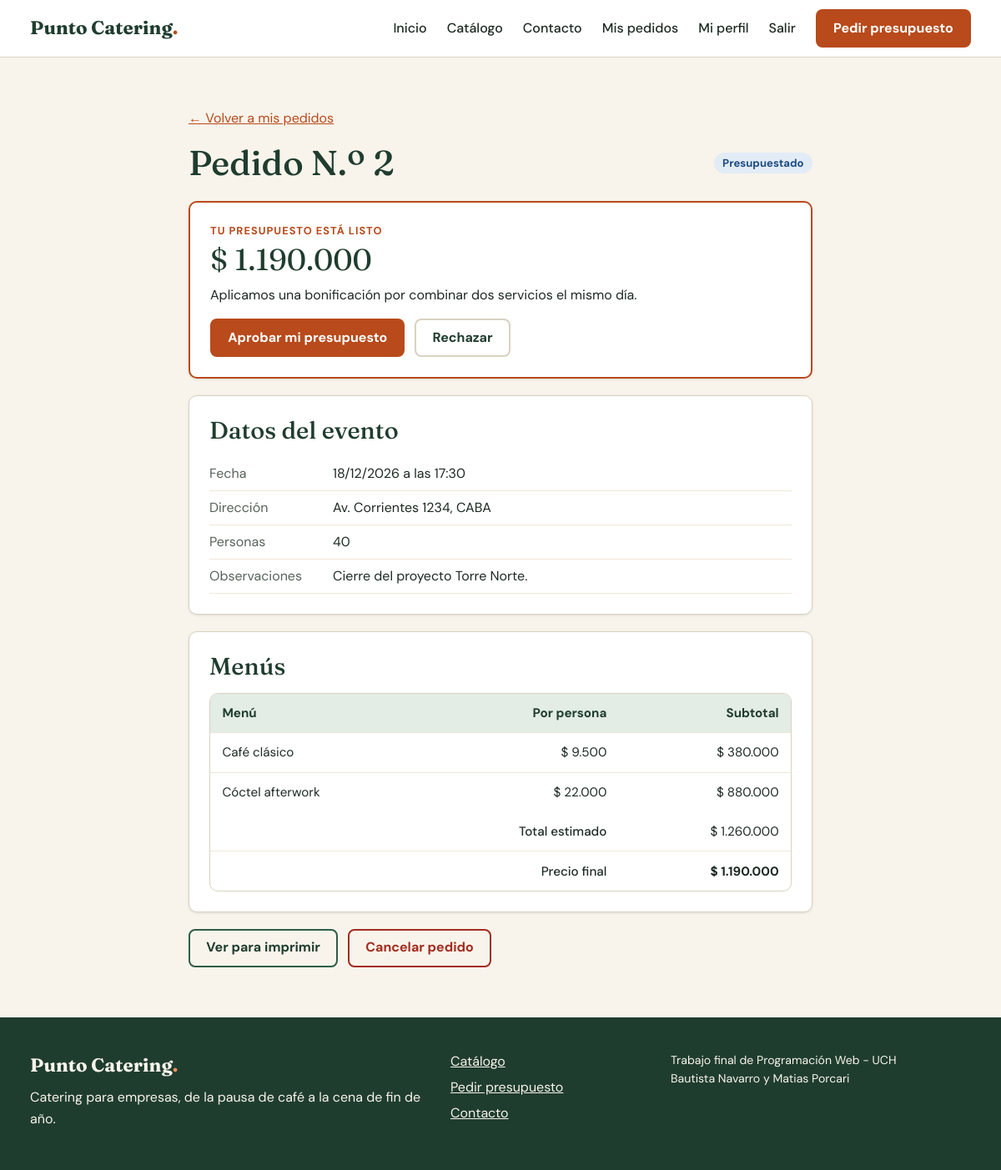
Screenshot of /cuenta/pedido.php?id=2 (signed in) with the database file from the repository.
### tables this page shows
CREATE TABLE usuarios (
    id_usuario       INT UNSIGNED AUTO_INCREMENT PRIMARY KEY,
    razon_social     VARCHAR(120) NOT NULL,
    cuit             CHAR(13) NOT NULL UNIQUE,             
    nombre_contacto  VARCHAR(100) NOT NULL,
    correo           VARCHAR(150) NOT NULL UNIQUE,
    telefono         VARCHAR(30) NOT NULL,
    contrasena_hash  VARCHAR(255) NOT NULL,                
    rol              ENUM('cliente', 'administrador') NOT NULL DEFAULT 'cliente',
    activo           TINYINT(1) NOT NULL DEFAULT 1,        
    fecha_alta       TIMESTAMP NOT NULL DEFAULT CURRENT_TIMESTAMP
);

CREATE TABLE pedidos (
    id_pedido          INT UNSIGNED AUTO_INCREMENT PRIMARY KEY,
    id_usuario         INT UNSIGNED NOT NULL,
    fecha_evento       DATE NOT NULL,
    hora_evento        TIME NOT NULL,
    direccion_evento   VARCHAR(200) NOT NULL,
    cantidad_personas  INT UNSIGNED NOT NULL,
    observaciones      VARCHAR(500) NOT NULL DEFAULT '',
    estado             ENUM('pendiente', 'presupuestado', 'aprobado', 'finalizado', 'rechazado', 'cancelado')
                       NOT NULL DEFAULT 'pendiente',
    total_estimado     DECIMAL(12, 2) NOT NULL,       
    total_final        DECIMAL(12, 2) NULL,           
    comentario_admin   VARCHAR(500) NOT NULL DEFAULT '',
    fecha_creacion     TIMESTAMP NOT NULL DEFAULT CURRENT_TIMESTAMP,
    fecha_actualizacion TIMESTAMP NOT NULL DEFAULT CURRENT_TIMESTAMP ON UPDATE CURRENT_TIMESTAMP,
    CONSTRAINT fk_pedidos_usuario FOREIGN KEY (id_usuario)
        REFERENCES usuarios (id_usuario) ON UPDATE CASCADE ON DELETE RESTRICT,
    INDEX idx_pedidos_estado (estado)
);

CREATE TABLE detalle_pedido (
    id_detalle       INT UNSIGNED AUTO_INCREMENT PRIMARY KEY,
    id_pedido        INT UNSIGNED NOT NULL,
    id_menu          INT UNSIGNED NOT NULL,
    precio_unitario  DECIMAL(10, 2) NOT NULL,
    CONSTRAINT fk_detalle_pedido FOREIGN KEY (id_pedido)
        REFERENCES pedidos (id_pedido) ON UPDATE CASCADE ON DELETE CASCADE,
    CONSTRAINT fk_detalle_menu FOREIGN KEY (id_menu)
        REFERENCES menus (id_menu) ON UPDATE CASCADE ON DELETE RESTRICT,
    UNIQUE KEY uq_detalle_pedido_menu (id_pedido, id_menu)
);

CREATE TABLE menus (
    id_menu             INT UNSIGNED AUTO_INCREMENT PRIMARY KEY,
    id_categoria        INT UNSIGNED NOT NULL,
    nombre              VARCHAR(100) NOT NULL,
    descripcion         VARCHAR(500) NOT NULL,
    precio_por_persona  DECIMAL(10, 2) NOT NULL,
    minimo_personas     INT UNSIGNED NOT NULL DEFAULT 1,
    es_vegetariano      TINYINT(1) NOT NULL DEFAULT 0,
    es_sin_tacc         TINYINT(1) NOT NULL DEFAULT 0,
    ilustracion         VARCHAR(30) NOT NULL DEFAULT 'buffet',   
    activo              TINYINT(1) NOT NULL DEFAULT 1,           
    CONSTRAINT fk_menus_categoria FOREIGN KEY (id_categoria)
        REFERENCES categorias (id_categoria) ON UPDATE CASCADE ON DELETE RESTRICT
);

### includes/conexion.php (called while the page is built, shortened)
<?php
function obtener_conexion(): PDO
{
    static $conexion = null;
    if ($conexion === null) {
        $origen = 'mysql:host=' . BD_SERVIDOR . ';dbname=' . BD_NOMBRE . ';charset=utf8mb4';
        $conexion = new PDO($origen, BD_USUARIO, BD_CONTRASENA, [
            PDO::ATTR_ERRMODE => PDO::ERRMODE_EXCEPTION,
            PDO::ATTR_DEFAULT_FETCH_MODE => PDO::FETCH_ASSOC,
            PDO::ATTR_EMULATE_PREPARES => false,
        ]);
    }
    return $conexion;
}

### includes/sesion.php (called while the page is built, shortened)
<?php
function usuario_actual(): ?array
{
    static $usuario = null;
    static $consultado = false;
    if (!$consultado) {
        if (isset($_SESSION['id_usuario'])) {
            $consulta = obtener_conexion()->prepare('SELECT * FROM usuarios WHERE id_usuario = ? AND activo = 1');
            $consulta->execute([$_SESSION['id_usuario']]);
            $usuario = $consulta->fetch() ?: null;
        }
    }
    return $usuario;
}
function requerir_sesion(): array
{
    $usuario = usuario_actual();
    return $usuario;
}
function requerir_cliente(): array
{
    $usuario = requerir_sesion();
    return $usuario;
}

### includes/pedidos.php (called while the page is built, shortened)
<?php
function obtener_pedido(int $id_pedido, ?int $id_usuario = null): ?array
{
    $sql = 'SELECT p.*, u.razon_social, u.cuit, u.nombre_contacto, u.correo, u.telefono
            FROM pedidos p
            INNER JOIN usuarios u ON u.id_usuario = p.id_usuario
            WHERE p.id_pedido = ?';
    $parametros = [$id_pedido];
    if ($id_usuario !== null) {
        $sql .= ' AND p.id_usuario = ?';
        $parametros[] = $id_usuario;
    }
    $consulta = obtener_conexion()->prepare($sql);
    $consulta->execute($parametros);
    return $consulta->fetch() ?: null;
}
function obtener_detalle_pedido(int $id_pedido): array
{
    $consulta = obtener_conexion()->prepare(
        'SELECT d.id_menu, d.precio_unitario, m.nombre, m.descripcion
         FROM detalle_pedido d
         INNER JOIN menus m ON m.id_menu = d.id_menu
         WHERE d.id_pedido = ?
         ORDER BY m.nombre'
    );
    $consulta->execute([$id_pedido]);
    return $consulta->fetchAll();
}

### cuenta/pedido.php (the view, shortened to what this page needs)
<?php
$usuario = requerir_cliente();
$id_usuario = (int) $usuario['id_usuario'];
$id_pedido = entero_de($_GET, 'id');
$pedido = obtener_pedido($id_pedido, $id_usuario);
$detalle = obtener_detalle_pedido($id_pedido);
require __DIR__ . '/../includes/encabezado.php';
?>
<section class="seccion">
    <div class="contenedor contenedor-angosto">
        <p><a href="<?= escapar(url('cuenta/pedidos.php')) ?>">← Volver a mis pedidos</a></p>
        <div class="titulo-con-enlace">
            <h1>Pedido N.º <?= $id_pedido ?></h1>
            <?= etiqueta_estado($pedido['estado']) ?>
        </div>
        <?php if ($pedido['estado'] === 'presupuestado'): ?>
            <div class="tarjeta destacado">
                <p class="sobretitulo">Tu presupuesto está listo</p>
                <p class="importe-grande"><?= formato_moneda($pedido['total_final']) ?></p>
                <?php if ($pedido['comentario_admin'] !== ''): ?>
                    <p><?= escapar($pedido['comentario_admin']) ?></p>
                <?php endif; ?>
                <div class="grupo-botones">
                    <form method="post">
                        <button class="boton boton-primario" type="submit">Aprobar mi presupuesto</button>
                    </form>
                    <form method="post" data-confirmar="¿Seguro que querés rechazar este presupuesto?">
                        <button class="boton boton-claro" type="submit">Rechazar</button>
                    </form>
                </div>
            </div>
        <?php endif; ?>
        <div class="tarjeta">
            <h2>Datos del evento</h2>
            <dl class="lista-datos">
                <div><dt>Fecha</dt><dd><?= formato_fecha($pedido['fecha_evento']) ?> a las <?= formato_hora($pedido['hora_evento']) ?></dd></div>
                <div><dt>Dirección</dt><dd><?= escapar($pedido['direccion_evento']) ?></dd></div>
                <div><dt>Personas</dt><dd><?= (int) $pedido['cantidad_personas'] ?></dd></div>
                <?php if ($pedido['observaciones'] !== ''): ?>
                    <div><dt>Observaciones</dt><dd><?= escapar($pedido['observaciones']) ?></dd></div>
                <?php endif; ?>
            </dl>
        </div>
        <div class="tarjeta">
            <h2>Menús</h2>
            <div class="tabla-contenedor">
                <table class="tabla">
                    <thead>
                        <tr>
                            <th scope="col">Menú</th>
                            <th scope="col" class="celda-numero">Por persona</th>
                            <th scope="col" class="celda-numero">Subtotal</th>
                        </tr>
                    </thead>
                    <tbody>
                        <?php foreach ($detalle as $linea): ?>
                            <tr>
                                <td><?= escapar($linea['nombre']) ?></td>
                                <td class="celda-numero"><?= formato_moneda($linea['precio_unitario']) ?></td>
                                <td class="celda-numero"><?= formato_moneda((float) $linea['precio_unitario'] * (int) $pedido['cantidad_personas']) ?></td>
                            </tr>
                        <?php endforeach; ?>
                    </tbody>
                    <tfoot>
                        <tr>
                            <th scope="row" colspan="2">Total estimado</th>
                            <td class="celda-numero"><?= formato_moneda($pedido['total_estimado']) ?></td>
                        </tr>
                        <?php if ($pedido['total_final'] !== null): ?>
                            <tr>
                                <th scope="row" colspan="2">Precio final</th>
                                <td class="celda-numero"><strong><?= formato_moneda($pedido['total_final']) ?></strong></td>
                            </tr>
                        <?php endif; ?>
                    </tfoot>
                </table>
            </div>
        </div>
        <div class="grupo-botones">
            <a class="boton boton-secundario" href="<?= escapar(url('cuenta/imprimir_pedido.php?id=' . $id_pedido)) ?>">Ver para imprimir</a>
            <?php if (in_array($pedido['estado'], ESTADOS_CANCELABLES, true)): ?>
                <form method="post" data-confirmar="¿Seguro que querés cancelar este pedido?">
                    <button class="boton boton-peligro" type="submit">Cancelar pedido</button>
                </form>
            <?php endif; ?>
        </div>
    </div>
</section>
<?php require __DIR__ . '/../includes/pie.php'; ?>

### includes/funciones.php (shortened to what this page needs)
<?php
function ruta_base(): string
{
    static $base = null;
    if ($base === null) {
        $raiz = str_replace('\\', '/', (string) realpath(__DIR__ . '/..'));
        $script = str_replace('\\', '/', (string) realpath($_SERVER['SCRIPT_FILENAME']));
        $relativa = substr($script, strlen($raiz));
        $base = substr($_SERVER['SCRIPT_NAME'], 0, -strlen($relativa));
    }
    return $base;
}
function url(string $ruta = ''): string
{
    return ruta_base() . '/' . ltrim($ruta, '/');
}
function escapar(mixed $valor): string
{
    return htmlspecialchars((string) $valor, ENT_QUOTES, 'UTF-8');
}
function formato_moneda(float|string|null $importe): string
{
    return '$ ' . number_format((float) $importe, 0, ',', '.');
}
function formato_fecha(string $fecha): string
{
    return date('d/m/Y', strtotime($fecha));
}
function formato_hora(string $hora): string
{
    return substr($hora, 0, 5);
}
function etiqueta_estado(string $estado): string
{
    $texto = ESTADOS_PEDIDO[$estado] ?? $estado;
    return '<span class="etiqueta-estado estado-' . escapar($estado) . '">' . escapar($texto) . '</span>';
}
function entero_de(array $origen, string $campo): int
{
    $valor = filter_var($origen[$campo] ?? null, FILTER_VALIDATE_INT, ['options' => ['min_range' => 1]]);
    return $valor === false ? 0 : $valor;
}

### recursos/css/estilos.css (style rules this page uses)
:root { --verde-profundo: #1f3d2f; --verde-medio: #2f5d47; --verde-suave: #e3ece5; --naranja: #b84a1b; --naranja-oscuro: #973a13; --crema: #f8f4eb; --crema-oscuro: #efe8d8; --blanco: #ffffff; --tinta: #1d2a23; --tinta-suave: #56635b; --borde: #d9d2c1; --rojo: #a32c20; --rojo-suave: #fbeae7; --verde-exito-suave: #e1f1e4; --ambar-suave: #fbf0d3; --ambar-texto: #6f4f00; --azul-suave: #e2ecf7; --azul-texto: #1d4c80; --gris-suave: #e9e9e6; --fuente-titulos: "Fraunces", Georgia, "Times New Roman", serif; --fuente-texto: "DM Sans", "Segoe UI", Arial, sans-serif; --radio: 10px; --sombra: 0 1px 3px rgba(31, 61, 47, 0.12); }
*, *::before, *::after { box-sizing: border-box; }
body { margin: 0; min-height: 100vh; display: flex; flex-direction: column; background: var(--crema); color: var(--tinta); font-family: var(--fuente-texto); font-size: 1rem; line-height: 1.6; }
h1, h2, h3 { margin: 0 0 0.5em; font-family: var(--fuente-titulos); font-weight: 500; line-height: 1.2; color: var(--verde-profundo); }
h1 { font-size: clamp(1.9rem, 4vw, 2.6rem); }
h2 { font-size: clamp(1.4rem, 3vw, 1.8rem); }
p { margin: 0 0 1em; }
a { color: var(--naranja); }
.contenedor { width: 100%; max-width: 1160px; margin-inline: auto; padding-inline: 16px; }
.contenedor-angosto { max-width: 780px; }
.seccion { padding-block: clamp(2rem, 5vw, 4rem); }
.sobretitulo { margin-bottom: 0.4em; font-size: 0.8rem; font-weight: 700; letter-spacing: 0.08em; text-transform: uppercase; color: var(--naranja); }
.titulo-con-enlace { display: flex; flex-wrap: wrap; align-items: center; justify-content: space-between; gap: 0.75rem 1.5rem; margin-bottom: 1.25rem; }
.titulo-con-enlace h1, .titulo-con-enlace h2, .titulo-con-enlace .bajada { margin-bottom: 0; }
.boton { display: inline-block; padding: 0.65rem 1.2rem; border: 2px solid transparent; border-radius: 8px; font: inherit; font-weight: 700; line-height: 1.3; text-align: center; text-decoration: none; cursor: pointer; transition: background-color 0.15s ease, color 0.15s ease; }
.boton-primario { background: var(--naranja); color: var(--blanco); }
.boton-secundario { border-color: var(--verde-medio); color: var(--verde-profundo); background: transparent; }
.boton-claro { background: var(--blanco); border-color: var(--borde); color: var(--verde-profundo); }
.boton-peligro { border-color: var(--rojo); color: var(--rojo); background: transparent; }
.grupo-botones { display: flex; flex-wrap: wrap; gap: 0.75rem; margin-top: 1rem; }
.grupo-botones form { margin: 0; }
.tarjeta { margin-bottom: 1.25rem; padding: 1.5rem; background: var(--blanco); border: 1px solid var(--borde); border-radius: var(--radio); box-shadow: var(--sombra); }
.destacado { border: 2px solid var(--naranja); }
.importe-grande { margin-bottom: 0.25em; font-family: var(--fuente-titulos); font-size: 2.25rem; line-height: 1.1; color: var(--verde-profundo); }
.tabla-contenedor { position: relative; overflow-x: auto; background: var(--blanco); border: 1px solid var(--borde); border-radius: var(--radio); }
.tabla { width: 100%; border-collapse: collapse; font-size: 0.95rem; }
.tabla th, .tabla td { padding: 0.7rem 0.9rem; text-align: left; vertical-align: top; border-bottom: 1px solid var(--crema-oscuro); }
.tabla thead th { background: var(--verde-suave); color: var(--verde-profundo); font-weight: 700; white-space: nowrap; }
.tabla tbody tr:last-child td, .tabla tfoot tr:last-child th, .tabla tfoot tr:last-child td { border-bottom: 0; }
.tabla .celda-numero { text-align: right; white-space: nowrap; }
.tabla tfoot th { text-align: right; font-weight: 500; }
.etiqueta-estado { display: inline-block; padding: 0.15rem 0.65rem; border-radius: 999px; font-size: 0.82rem; font-weight: 700; white-space: nowrap; }
.estado-presupuestado { background: var(--azul-suave); color: var(--azul-texto); }
.lista-datos { margin: 0; }
.lista-datos > div { display: grid; grid-template-columns: 8.5rem 1fr; gap: 0.75rem; padding: 0.45rem 0; border-bottom: 1px solid var(--crema-oscuro); }
.lista-datos dt { color: var(--tinta-suave); }
.lista-datos dd { margin: 0; overflow-wrap: anywhere; }

### rows the page displays
usuarios: id_usuario "2"
pedidos: estado "Presupuestado", total_final "$ 1.190.000", comentario_admin "Aplicamos una bonificación por combinar dos servicios el mismo día.", fecha_evento "18/12/2026", hora_evento "17:30", direccion_evento "Av. Corrientes 1234, CABA", cantidad_personas "40", observaciones "Cierre del proyecto Torre Norte.", total_estimado "$ 1.260.000"
detalle_pedido: id_menu.nombre "Café clásico", precio_unitario "$ 9.500", precio_unitario.cantidad_personas "$ 380.000"
detalle_pedido: id_menu.nombre "Cóctel afterwork", precio_unitario "$ 22.000", precio_unitario.cantidad_personas "$ 880.000"
